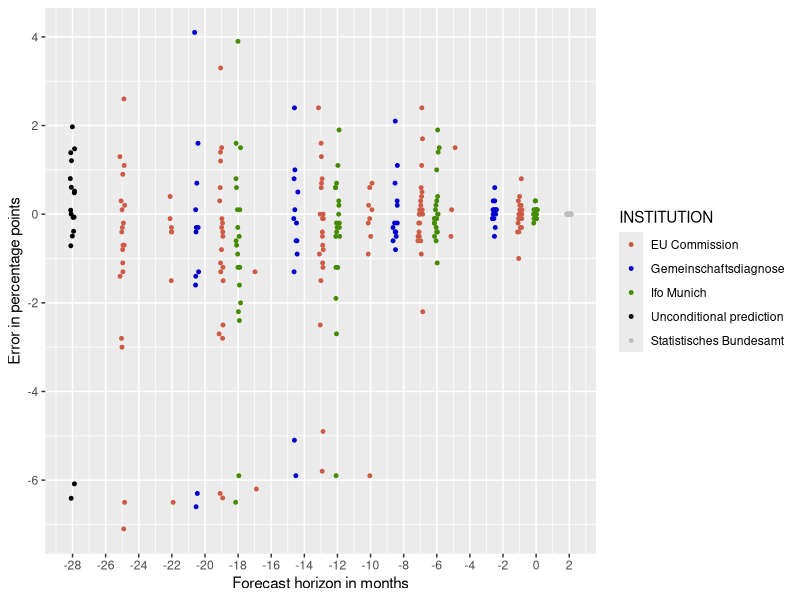

R code for this plot:

library(readxl)
library(ggplot2)
library(scales)
library(magrittr) #for pipes 
library(dplyr)


#read in transformed data from excel file and modify it 
prediction_data_transformed <- as.data.frame(read_excel("prediction_data_transformed.xlsx"))

#define colors for plots
cols <- c("coral3", "blue3", "chartreuse4", "black", "grey")
          

#plot of preliminary Error against time with naive prediction 
plot_prel_error <- ggplot(prediction_data_transformed, aes(x = LAG_in_months, y = PREL_ERROR, color = INSTITUTION)) +
  geom_jitter(width = 0.15, size = 1) + 
  labs(x = "Forecast horizon in months", y = "Error in percentage points") + 
  #labs(title = "Forecasting error of real GDP growth in Germany") +
  scale_x_continuous(breaks = scales::pretty_breaks(n = 12)) +
  scale_y_continuous(breaks = scales::pretty_breaks(n = 8)) + 
  scale_color_manual(breaks = c("EU Commission", "Gemeinschaftsdiagnose", "Ifo Munich", "Unconditional prediction", "Statistisches Bundesamt"), values=cols)


plot_prel_error

